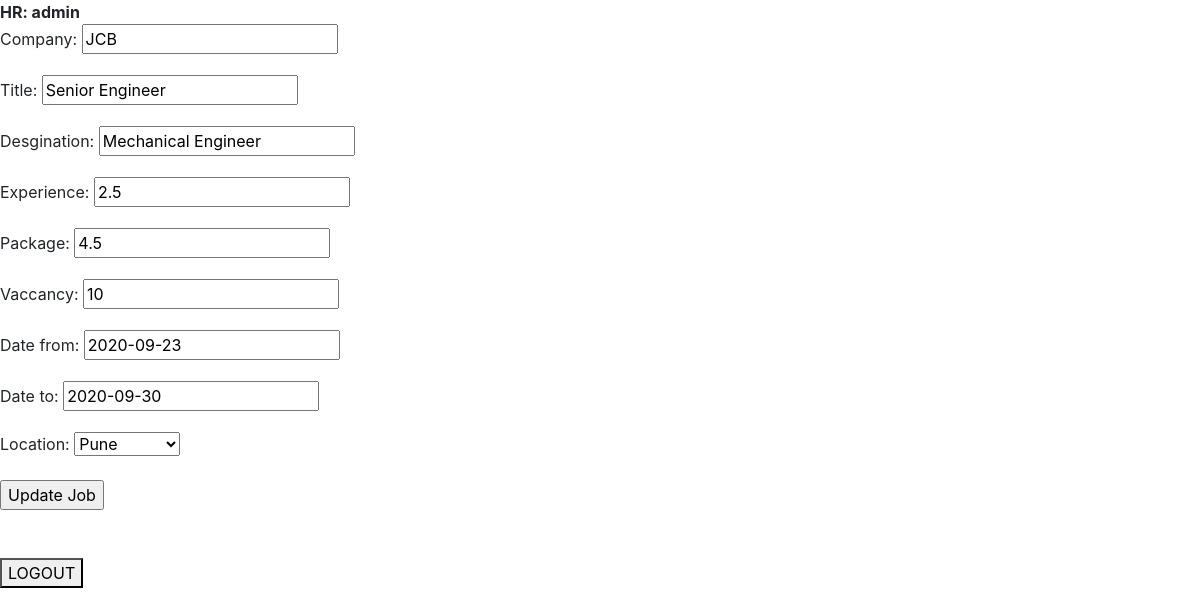
/updatemechjob/2/ (signed in), run on the app's committed database.
### adminapp/models.py (models this page shows, shortened)
class MechJobs(models.Model):
    company = models.CharField(max_length=100)
    title = models.CharField(max_length=100)
    desgination = models.CharField(max_length=100)
    experience = models.FloatField()
    package = models.FloatField()
    vaccancy = models.IntegerField()
    date_from = models.DateField()
    date_to = models.DateField()
    location = models.ForeignKey(Address, on_delete=models.CASCADE, null=True)
    user = models.ManyToManyField(Usertable)
    hrtable = models.ForeignKey(User, on_delete=models.CASCADE, null=True)

### adminapp/views.py (the view)
# urls.py: path('updatemechjob/<int:pk>/', UpdateMechJobView.as_view(), name='updatemechjob'),
@method_decorator(login_required, name='dispatch')
class UpdateMechJobView(UpdateView):
    model = MechJobs
    template_name = 'updatemechjob.html'
    fields = ['id','company','title','desgination','experience','package','vaccancy','date_from','date_to','location']

### adminapp/models.py (called while the page is built)
    def __str__(self):
        return self.city

### adminapp/templates/updatemechjob.html
{% extends 'base.html' %}
{% block body %}
  <b>HR: {{request.user.username}}</b> <br>
    <form method="POST"> {% csrf_token %}
      {{form.as_p}}
      <input type="submit" value="Update Job">
    </form>
    <br> <br>
    <form class="" action="/logout/" method="POST"> {% csrf_token %}
      <button type="submit" name="button">LOGOUT</button>
    </form> <br>
{% endblock %}

### data on the page
MechJobs: company "JCB", title "Senior Engineer", desgination "Mechanical Engineer", experience "2.5", package "4.5", vaccancy "10", date_from "2020-09-23", date_to "2020-09-30", location "Pune"

### other printed values
{{ request.user.username }} "admin"
